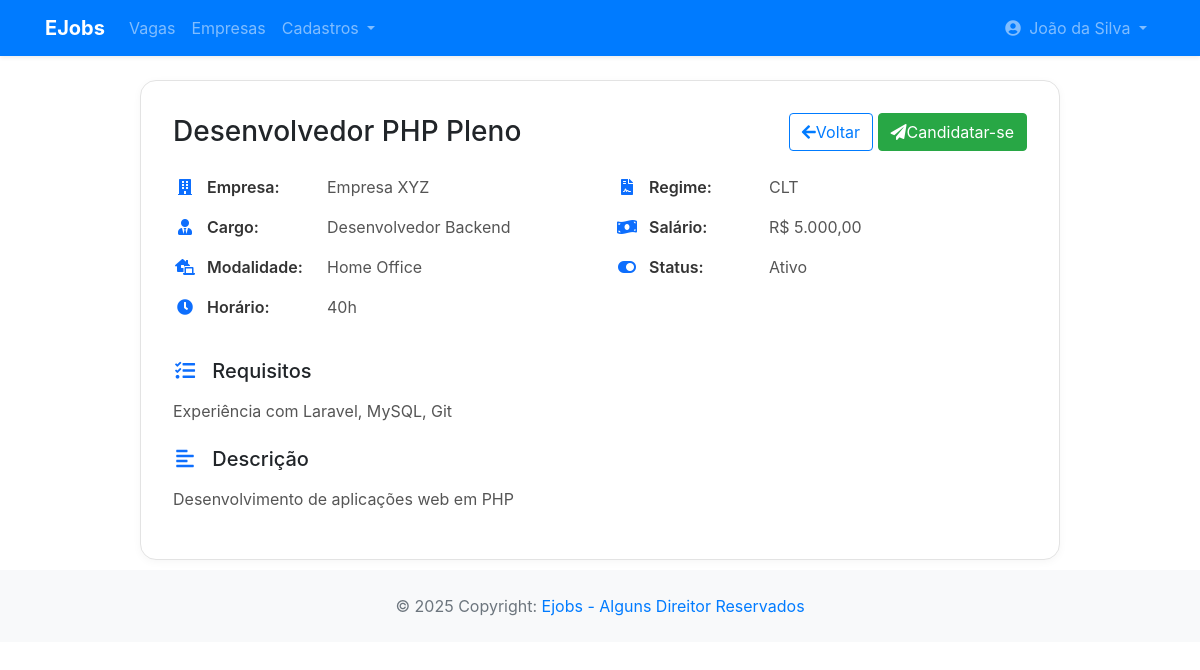
Screenshot of /app/controller/VagaController.php?action=viewVagas&id=1 (signed in) with the database file from the repository.
### tables this page shows
CREATE TABLE vaga (
    id INT PRIMARY KEY AUTO_INCREMENT,
    titulo VARCHAR(255),
    modalidade ENUM('Home Office', 'Presencial', 'Híbrido'),
    horario ENUM('20h', '30h', '40h', '44h', 'Outros'),
    regime ENUM('CLT', 'PJ', 'Estágio'),
    salario DECIMAL(10,2),
    descricao TEXT,
    requisitos TEXT,
    empresa_id INT,
    cargos_id INT,
    status ENUM('Ativo', 'Inativo'),
    categoria_id INT,
    FOREIGN KEY (empresa_id) REFERENCES usuario(id),
    FOREIGN KEY (cargos_id) REFERENCES cargos(id),
    FOREIGN KEY (categoria_id) REFERENCES categorias(id)
);

CREATE TABLE usuario (
    id INT PRIMARY KEY AUTO_INCREMENT,
    nome VARCHAR(255),
    email VARCHAR(255),
    senha VARCHAR(255),
    documento VARCHAR(255),
    descricao TEXT,
    cidade_id INT,
    end_logradouro VARCHAR(100),
    end_bairro VARCHAR(100),
    end_numero VARCHAR(100),
    telefone VARCHAR(20),
    status ENUM('Ativo', 'Inativo','Pendente'),
    tipo_usuario_id INT,
    FOREIGN KEY (tipo_usuario_id) REFERENCES tipo_usuario(id),
    FOREIGN KEY (cidade_id) REFERENCES cidades(codigo_ibge)
);

CREATE TABLE cargos (
    id INT PRIMARY KEY AUTO_INCREMENT,
    nome VARCHAR(255)
);

### app/model/Vaga.php (called while the page is built)
<?php
class Vaga {
    private ?int $id;
    private ?string $titulo;
    private ?string $modalidade;
    private ?string $horario;
    private ?string $regime;
    private ?float $salario;
    private ?string $descricao;
    private ?string $requisitos;
    private ?string $status;
    private ?Usuario $empresa;
    private ?Cargo $cargo;
    public function getId(): ?int {
        return $this->id;
    }
    public function setId(?int $id): void {
        $this->id = $id;
    }
    public function getTitulo(): ?string {
        return $this->titulo;
    }
    public function setTitulo(?string $titulo): void {
        $this->titulo = $titulo;
    }
    public function getModalidade(): ?string {
        return $this->modalidade;
    }
    public function setModalidade(?string $modalidade): void {
        $this->modalidade = $modalidade;
    }
    public function getHorario(): ?string {
        return $this->horario;
    }
    public function setHorario(?string $horario): void {
        $this->horario = $horario;
    }
    public function getRegime(): ?string {
        return $this->regime;
    }
    public function setRegime(?string $regime): void {
        $this->regime = $regime;
    }
    public function getSalario(): ?float {
        return $this->salario;
    }
    public function setSalario(?float $salario): void {
        $this->salario = $salario;
    }
    public function getDescricao(): ?string {
        return $this->descricao;
    }
    public function setDescricao(?string $descricao): void {
        $this->descricao = $descricao;
    }
    public function getRequisitos(): ?string {
        return $this->requisitos;
    }
    public function setRequisitos(?string $requisitos): void {
        $this->requisitos = $requisitos;
    }
    public function getStatus(): ?string
    {
        return $this->status;
    }
    public function setStatus(?string $status): self
    {
        $this->status = $status;
        return $this;
    }
    public function getEmpresa(): ?Usuario {
        return $this->empresa;
    }
    public function setEmpresa(?Usuario $empresa): void {
        $this->empresa = $empresa;
    }
    public function getCargo(): ?Cargo {
        return $this->cargo;
    }
    public function setCargo(?Cargo $cargo): void {
        $this->cargo = $cargo;
    }
}

### app/dao/VagaDAO.php (called while the page is built, shortened)
<?php
include_once(__DIR__ . "/../model/Vaga.php");
include_once(__DIR__ . "/../dao/UsuarioDAO.php");
include_once(__DIR__ . "/../dao/CargoDAO.php");
class VagaDAO {
    private UsuarioDAO $usuarioDao;
    private CargoDAO $cargoDao;
    public function __construct() {
        $this->usuarioDao = new UsuarioDAO();
        $this->cargoDao = new CargoDAO();
    }
    public function findById(int $id) {
        $conn = Connection::getConn();
        $sql = "SELECT * FROM vaga v" .
               " WHERE v.id = ?";
        $stm = $conn->prepare($sql);
        $stm->execute([$id]);
        $result = $stm->fetchAll();
        $vagas = $this->mapVagas($result);
        if(count($vagas) == 1)
            return $vagas[0];
        elseif(count($vagas) == 0)
            return null;
        die("VagaDAO.findById()" .
            " - Erro: mais de um usuário encontrado.");
    }
    private function mapVagas($result) {
        $vagas = array();
        foreach ($result as $reg) {
            $vaga = new Vaga();
            $vaga->setId($reg['id']);
            $vaga->setTitulo($reg['titulo']);
            $vaga->setModalidade($reg['modalidade']);
            $vaga->setHorario($reg['horario']);
            $vaga->setRegime($reg['regime']);
            $vaga->setSalario($reg['salario']);
            $vaga->setDescricao($reg['descricao']);
            $vaga->setRequisitos($reg['requisitos']);
            $vaga->setStatus($reg['status']);
            $vaga->setEmpresa($this->usuarioDao->findById($reg['empresa_id']));
            $vaga->setCargo($this->cargoDao->findById($reg['cargos_id']));
            array_push($vagas, $vaga);
        }
        return $vagas;
    }
}

### app/model/Usuario.php (called while the page is built, shortened)
<?php
class Usuario {
    private ?string $nome;
    public function getNome(): ?string
    {
        return $this->nome;
    }
    public function setNome(?string $nome): self
    {
        $this->nome = $nome;
        return $this;
    }
}

### app/dao/UsuarioDAO.php (called while the page is built, shortened)
<?php
include_once(__DIR__ . "/../model/Usuario.php");
class UsuarioDAO {
    private TipoUsuarioDAO $tipoUsuarioDao;
    private CidadeDAO $cidadeDAO;
    public function __construct() {
        $this->cidadeDAO = new CidadeDAO;
        $this->tipoUsuarioDao = new TipoUsuarioDAO;
    }
    public function findById(int $id) {
        $conn = Connection::getConn();
        $sql = "SELECT * FROM usuario u" .
               " WHERE u.id = ?";
        $stm = $conn->prepare($sql);
        $stm->execute([$id]);
        $result = $stm->fetchAll();
        $usuarios = $this->mapUsuarios($result);
        if(count($usuarios) == 1)
            return $usuarios[0];
        elseif(count($usuarios) == 0)
            return null;
        die("UsuarioDAO.findById()" .
            " - Erro: mais de um usuário encontrado.");
    }
    private function mapUsuarios($result) {
        $usuarios = array();
        foreach ($result as $reg) {
            $usuario = new Usuario();
            $usuario->setId($reg['id']);
            $usuario->setNome($reg['nome']);
            $usuario->setEmail($reg['email']);
            $usuario->setSenha($reg['senha']);
            $usuario->setDocumento($reg['documento']);
            $usuario->setDescricao($reg['descricao']);
            $usuario->setCidade($this->cidadeDAO->findById($reg['cidade_id']));
            $usuario->setEndLogradouro($reg['end_logradouro']);
            $usuario->setEndBairro($reg['end_bairro']);
            $usuario->setEndNumero($reg['end_numero']);
            $usuario->setTelefone($reg['telefone']);
            $usuario->setStatus($reg['status']);
            $usuario->setTipoUsuario($this->tipoUsuarioDao->findById($reg['tipo_usuario_id']));
            array_push($usuarios, $usuario);
        }
        return $usuarios;
    }
}

### app/model/Cargo.php (called while the page is built, shortened)
<?php
class Cargo {
    private ?string $nome;
    public function getNome(): ?string
    {
        return $this->nome;
    }
    public function setNome(?string $nome): self
    {
        $this->nome = $nome;
        return $this;
    }
}

### app/dao/CargoDAO.php (called while the page is built, shortened)
<?php
include_once(__DIR__ . "/../model/Cargo.php");
class CargoDAO {
    public function findById(int $id) {
        $conn = Connection::getConn();
        $sql = "SELECT * FROM cargos " .
               " WHERE id = ?";
        $stm = $conn->prepare($sql);
        $stm->execute([$id]);
        $result = $stm->fetchAll();
        $cargos = $this->mapCargos($result);
        if(count($cargos) == 1)
            return $cargos[0];
        elseif(count($cargos) == 0)
            return null;
    }
    private function mapCargos($result) {
        $cargos = array();
        foreach ($result as $dado) {
            $cargo = new Cargo();
            $cargo->setId($dado['id']);
            $cargo->setNome($dado['nome']);
            array_push($cargos, $cargo);
        }
        return $cargos;
    }
}

### app/view/vaga/vaga_detalhes.php (the view)
<?php
require_once(__DIR__ . "/../include/header.php");
require_once(__DIR__ . "/../include/menu.php");
?>
<link rel="stylesheet" href="vaga.css">
<div class="container mt-4">
    <div class="row justify-content-center">
        <div class="col-md-10">
            <div class="detalhes-card">
                <div class="d-flex justify-content-between align-items-center mb-4">
                    <h3 class="mb-0"><?= htmlspecialchars($dados['vaga']->getTitulo()); ?></h3>
                    <div>
                        <a href="VagaController.php?action=listPublic" class="btn btn-outline-primary me-2">
                            <i class="fas fa-arrow-left me-1"></i>Voltar
                        </a>
                        <?php if (isset($_SESSION[SESSAO_USUARIO_ID])): ?>
                            <?php if (isset($dados['candidatura'])): ?>
                                <button class="btn btn-secondary" disabled>
                                    <i class="fas fa-check me-1"></i>Candidatura já realizada
                                </button>
                            <?php else: ?>
                                <a href="CandidaturaController.php?action=candidatar&id=<?= $dados['vaga']->getId() ?>" class="btn btn-success">
                                    <i class="fas fa-paper-plane me-1"></i>Candidatar-se
                                </a>
                            <?php endif; ?>
                        <?php else: ?>
                            <a href="<?= BASEURL ?>/controller/LoginController.php?action=login" class="btn btn-success">
                                <i class="fas fa-sign-in-alt me-1"></i>Login para se candidatar
                            </a>
                        <?php endif; ?>
                    </div>
                </div>
                <div class="row">
                    <div class="col-md-6">
                        <div class="d-flex align-items-center mb-3">
                            <i class="fas fa-building detalhes-icon"></i>
                            <span class="detalhes-label">Empresa:</span>
                            <span class="detalhes-info"><?= htmlspecialchars($dados['vaga']->getEmpresa()->getNome()); ?></span>
                        </div>
                        <div class="d-flex align-items-center mb-3">
                            <i class="fas fa-user-tie detalhes-icon"></i>
                            <span class="detalhes-label">Cargo:</span>
                            <span class="detalhes-info"><?= htmlspecialchars($dados['vaga']->getCargo()->getNome()); ?></span>
                        </div>
                        <div class="d-flex align-items-center mb-3">
                            <i class="fas fa-laptop-house detalhes-icon"></i>
                            <span class="detalhes-label">Modalidade:</span>
                            <span class="detalhes-info"><?= htmlspecialchars($dados['vaga']->getModalidade()); ?></span>
                        </div>
                        <div class="d-flex align-items-center mb-3">
                            <i class="fas fa-clock detalhes-icon"></i>
                            <span class="detalhes-label">Horário:</span>
                            <span class="detalhes-info"><?= htmlspecialchars($dados['vaga']->getHorario()); ?></span>
                        </div>
                    </div>
                    <div class="col-md-6">
                        <div class="d-flex align-items-center mb-3">
                            <i class="fas fa-file-contract detalhes-icon"></i>
                            <span class="detalhes-label">Regime:</span>
                            <span class="detalhes-info"><?= htmlspecialchars($dados['vaga']->getRegime()); ?></span>
                        </div>
                        <div class="d-flex align-items-center mb-3">
                            <i class="fas fa-money-bill-wave detalhes-icon"></i>
                            <span class="detalhes-label">Salário:</span>
                            <span class="detalhes-info">R$ <?= number_format($dados['vaga']->getSalario(), 2, ',', '.'); ?></span>
                        </div>
                        <div class="d-flex align-items-center mb-3">
                            <i class="fas fa-toggle-on detalhes-icon"></i>
                            <span class="detalhes-label">Status:</span>
                            <span class="detalhes-info"><?= htmlspecialchars($dados['vaga']->getStatus()); ?></span>
                        </div>
                    </div>
                </div>
                <div class="mt-4">
                    <div class="mb-4">
                        <h5 class="mb-3">
                            <i class="fas fa-tasks detalhes-icon"></i>
                            Requisitos
                        </h5>
                        <p class="detalhes-info"><?= (htmlspecialchars($dados['vaga']->getRequisitos())); ?></p>
                    </div>
                    <div>
                        <h5 class="mb-3">
                            <i class="fas fa-align-left detalhes-icon"></i>
                            Descrição
                        </h5>
                        <p class="detalhes-info"><?= (htmlspecialchars($dados['vaga']->getDescricao())); ?></p>
                    </div>
                </div>
            </div>
        </div>
    </div>
</div>
<?php
require_once(__DIR__ . "/../include/footer.php");
?>

### app/view/vaga/vaga.css (style rules this page uses)
.detalhes-card { border: 1.5px solid #e3e3e3; border-radius: 1rem; box-shadow: 0 2px 8px rgba(0,0,0,0.04); background: #fff; padding: 2rem; }
.detalhes-icon { width: 24px; text-align: center; color: #0d6efd; margin-right: 10px; }
.detalhes-label { font-weight: 600; color: #333; min-width: 120px; }
.detalhes-info { color: #555; }

### rows the page displays
vaga: titulo "Desenvolvedor PHP Pleno", modalidade "Home Office", horario "40h", regime "CLT", salario "5.000,00", status "Ativo", requisitos "Experiência com Laravel, MySQL, Git", descricao "Desenvolvimento de aplicações web em PHP"
usuario: nome "Empresa XYZ"
cargos: nome "Desenvolvedor Backend"

### other values shown
$nome "João da Silva"
